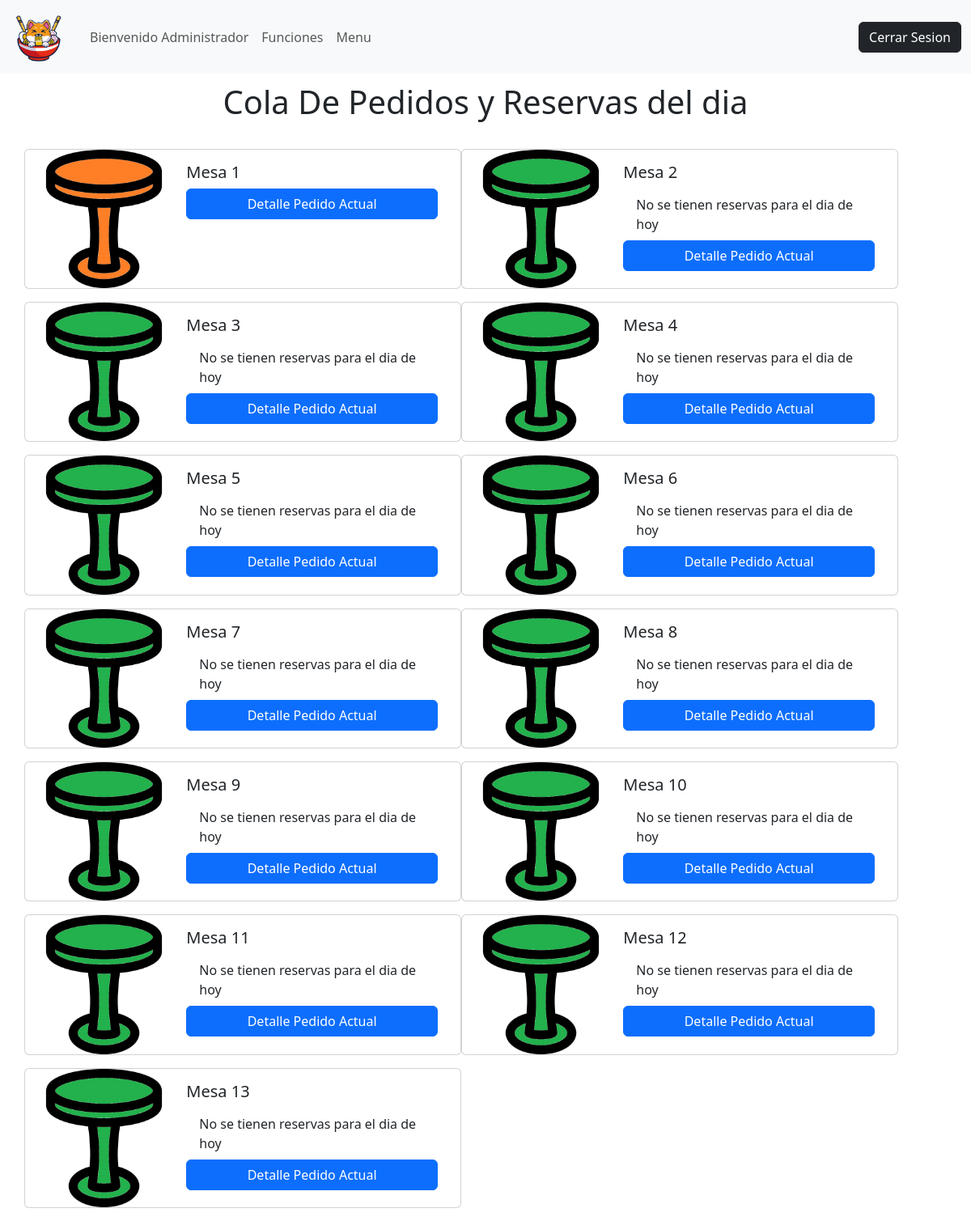
/pedidosingresadoscocina (signed in), run on the app's committed database.
### appweb/models.py (models this page shows, shortened)
class Mesa (models.Model):
    ID_Mesa = models.AutoField(primary_key=True, help_text="Id de la mesa")
    Nombre_Mesa = models.CharField(max_length=10, help_text="Identificador de la mesa")
    Estado_Ocupado = models.BooleanField()
    Estado_Reservado = models.BooleanField()

### appweb/views.py (the view)
# urls.py: path('pedidosingresadoscocina',pedidosingresadoscocina,name='pedidosingresadoscocina'),
@login_required(login_url="/accounts/login")
def pedidosingresadoscocina(request):
    mesaspedido =  Mesa.objects.all()
    pedidos =  Descripción_Pedidos.objects.all()
    reserv = Reserva_Mesa.objects.all()
    fecha_hoy = timezone.localtime(timezone.now()).date()
    data = {
        "Mesas": mesaspedido,
        "pedidos": pedidos,
        "reservas": reserv,
        "fecha_hoy":fecha_hoy
          }
    return render(request,"mantenedor/garzon/pedidosingresadoscocina.html",data)

### appweb/context_processor.py (called while the page is built)
def costo_total_carro(request):
    total=0
    if 'carro' in request.session:
        for key, value in request.session["carro"].items():
            total=total+(int(value["precio"]))
    return {"costo_total_carro":total}

### appweb/templates/mantenedor/garzon/pedidosingresadoscocina.html (shortened to what this page needs)
{% extends 'base.html' %}
{% block contenido %}
{% load static %}
<div class="container" style="height: 805px;">
    <div class="cont-profesionales col-lg-12 col-md-12 col-sm-12 col-xs-12">
        <h1 style="text-align: center; margin-top: 1%; margin-bottom: 3%;">Cola De Pedidos y Reservas del dia</h1>
        <div class="cont-listado row">
            {% for x in Mesas %}
            {% if x.ID_Mesa is 0  %}
            {% else %}
            <div class="card mb-3" style="max-width: 540px;">
                <div class="row g-0">
                    <div class="col-md-4">
                        {% if x.Estado_Ocupado %}
                        <img src="{% static 'image/mesaa.png' %}" class="img-fluid rounded-start" alt="...">
                        {% elif x.Estado_Reservado  %}
                        <img src="{% static 'image/mesab.png' %}" class="img-fluid rounded-start" alt="...">
                        {% else %}
                        <img src="{% static 'image/mesac.png' %}" class="img-fluid rounded-start" alt="...">
                        {% endif %}
                    </div>
                    <div class="col-md-8">
                        <div class="card-body">
                            <h5 class="card-title">{{ x.Nombre_Mesa }}</h5>
                            <ul class="list-group list-group-flush">
                            {% if  x.Estado_Reservado == 1 %}
                            {% for z in reservas %}
                            {% if z.fecha == fecha_hoy  %}
                            {% if z.ID_Mesa.ID_Mesa == x.ID_Mesa %}
                                <li class="list-group-item"> Reserva de {{z.nombre}} para {{z.cantidad_comensales}} comensales para las {{z.hora}} </li>
                              {% endif %}
                              {% endif %}
                              {% endfor %}
                            </ul>
                              {% else %}
                              <ul class="list-group list-group-flush">
                                <li class="list-group-item"> No se tienen reservas para el dia de hoy</li>
                              </ul>
                              {% endif %}
                              <div class="d-grid">
                              <button type="button" class="btn btn-primary btn-md" data-bs-toggle="modal" data-bs-target="#modal{{ forloop.counter }}">Detalle Pedido Actual</button>
                              </div>
                        </div>
                    </div>
                </div>
            </div>
            {% endif %}
            {% endfor %}
        </div>
    </div>
</div>
{% endblock %}

### appweb/templates/base.html (shortened to what this page needs)
<!DOCTYPE html>
<html lang="en">
<head>
  {% load static%}
  <link href="https://cdn.jsdelivr.net/npm/bootstrap@5.3.3/dist/css/bootstrap.min.css" rel="stylesheet">
  <link rel="stylesheet"  href="{% static 'design/design.css' %}">
  <link rel="stylesheet" href="https://cdnjs.cloudflare.com/ajax/libs/font-awesome/4.7.0/css/font-awesome.min.css">
</head>
<body>
<nav class="navbar navbar-expand-lg bg-body-tertiary">
  <div class="container-fluid">
    <a class="navbar-brand" href="{% url 'index' %}">
      <img class="logo" src="{% static 'image/TecnoFood.png' %}" alt="Logo" style="width:75px;height:65px;">
    </a>
    <div class="collapse navbar-collapse" id="navbarSupportedContent">
      <ul class="navbar-nav me-auto mb-2 mb-lg-0">
        {% if user.is_authenticated and user.is_staff == False %}
        <li class="nav-item">
          <a class="nav-link" href="#" role="button" data-bs-toggle="dropdown" aria-expanded="false">
            Bienvenido {{user.username}}
          </a>
        </li>
        <li class="nav-item">
          <a class="nav-link" href="{% url 'menupedidoonline' %}">Compra en Linea</a>
        </li>
        <li class="nav-item">
          <a class="nav-link" href="{% url 'reservamesa' %}">Reserva Aqui</a>
        </li>
        {% elif user.is_authenticated and user.is_staff %}
        <li class="nav-item">
          <a class="nav-link" href="#" role="button" data-bs-toggle="dropdown" aria-expanded="false">
            Bienvenido {{user.username}}
          </a>
        </li>
        <li class="nav-item">
          <a class="nav-link" href="{% url 'funciones' user.id %}">Funciones</a>
        </li>
        <li class="nav-item">
          <a class="nav-link" href="{% url 'menu' %}">Menu</a>
        </li>
        {% endif %}
      </ul>
      {% if user.is_authenticated %}
      <div class="ms-auto">
        <a href="{% url 'logout' %}" class="btn btn-dark">Cerrar Sesion</a>
      </div>
      {% endif %}
    </div>
  </div>
</nav>
  <main>
      {% block contenido %}
      {% endblock %}
  </main>
</body>
</html>

### data on the page
Mesa: Estado_Ocupado False (drawn), Nombre_Mesa "Mesa 1"
Mesa: Estado_Ocupado False (drawn), Nombre_Mesa "Mesa 2", Estado_Reservado "No se tienen reservas para el dia de hoy"
Mesa: Estado_Ocupado False (drawn), Nombre_Mesa "Mesa 3", Estado_Reservado "No se tienen reservas para el dia de hoy"
Mesa: Estado_Ocupado False (drawn), Nombre_Mesa "Mesa 4", Estado_Reservado "No se tienen reservas para el dia de hoy"
Mesa: Estado_Ocupado False (drawn), Nombre_Mesa "Mesa 5", Estado_Reservado "No se tienen reservas para el dia de hoy"
Mesa: Estado_Ocupado False (drawn), Nombre_Mesa "Mesa 6", Estado_Reservado "No se tienen reservas para el dia de hoy"
Mesa: Estado_Ocupado False (drawn), Nombre_Mesa "Mesa 7", Estado_Reservado "No se tienen reservas para el dia de hoy"
Mesa: Estado_Ocupado False (drawn), Nombre_Mesa "Mesa 8", Estado_Reservado "No se tienen reservas para el dia de hoy"
Mesa: Estado_Ocupado False (drawn), Nombre_Mesa "Mesa 9", Estado_Reservado "No se tienen reservas para el dia de hoy"
Mesa: Estado_Ocupado False (drawn), Nombre_Mesa "Mesa 10", Estado_Reservado "No se tienen reservas para el dia de hoy"
Mesa: Estado_Ocupado False (drawn), Nombre_Mesa "Mesa 11", Estado_Reservado "No se tienen reservas para el dia de hoy"
Mesa: Estado_Ocupado False (drawn), Nombre_Mesa "Mesa 12", Estado_Reservado "No se tienen reservas para el dia de hoy"
Mesa: Estado_Ocupado False (drawn), Nombre_Mesa "Mesa 13", Estado_Reservado "No se tienen reservas para el dia de hoy"

### other printed values
{{ user.username }} "Administrador"
